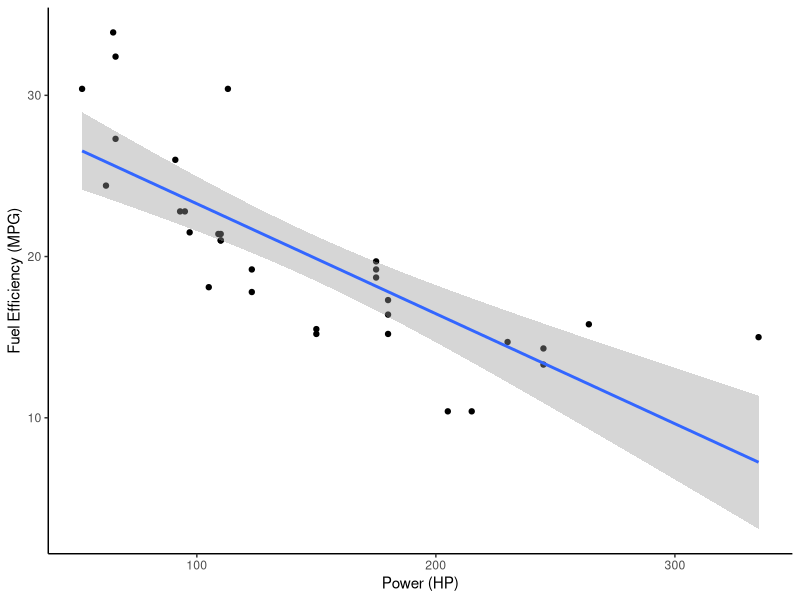
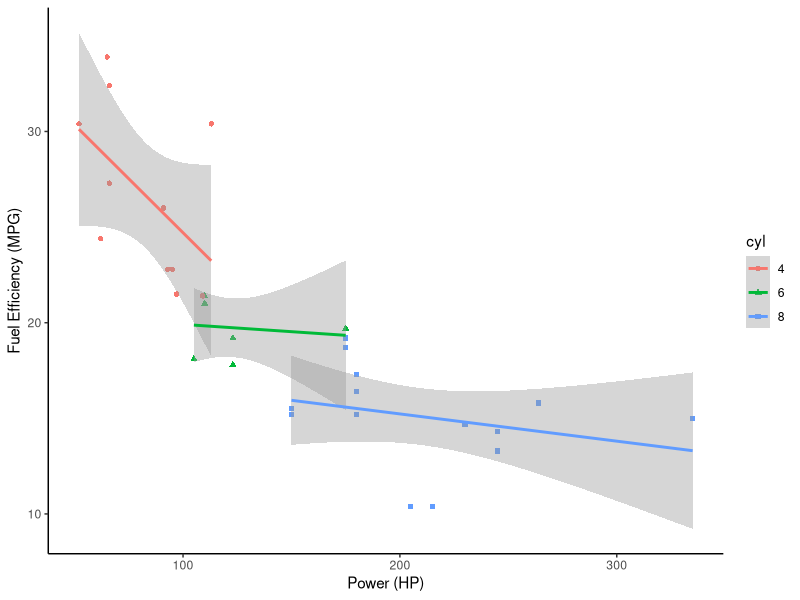
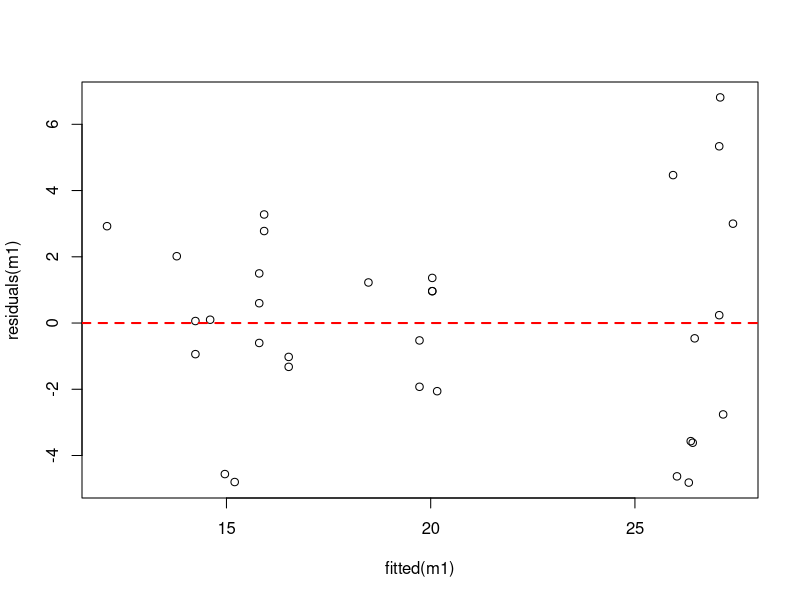
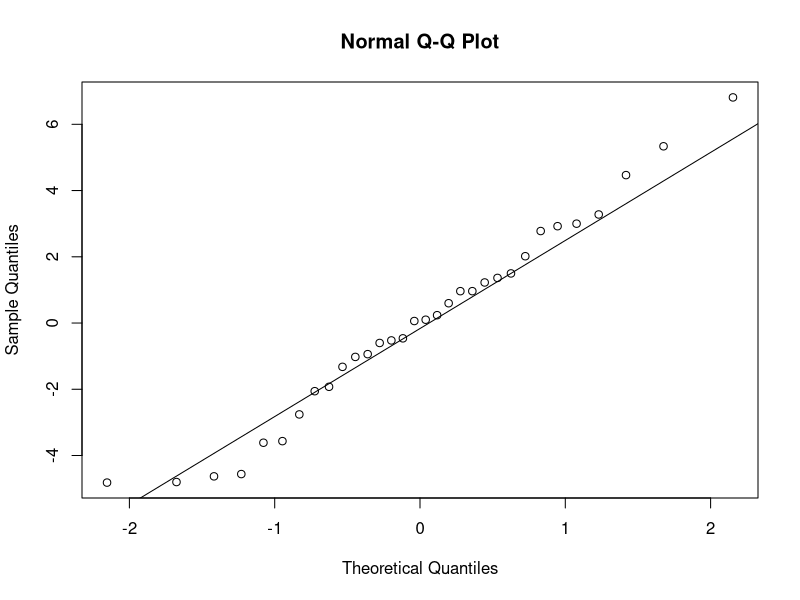
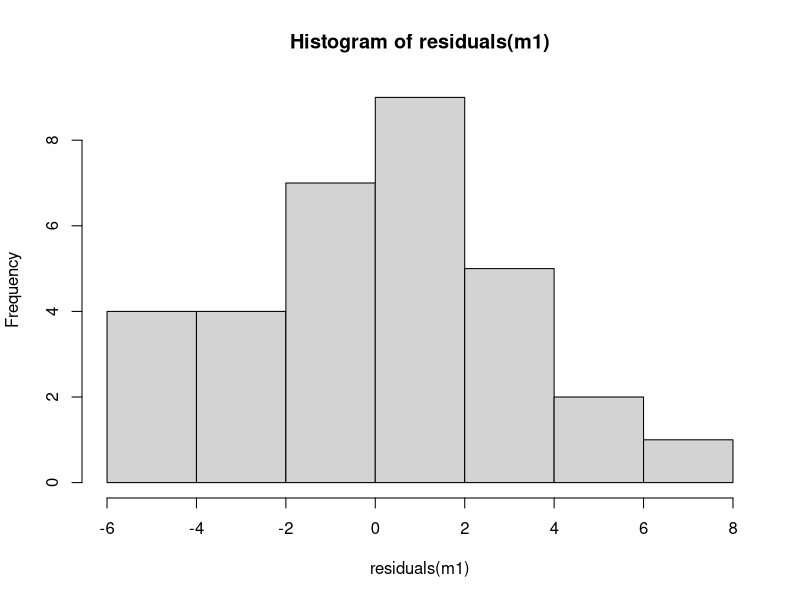
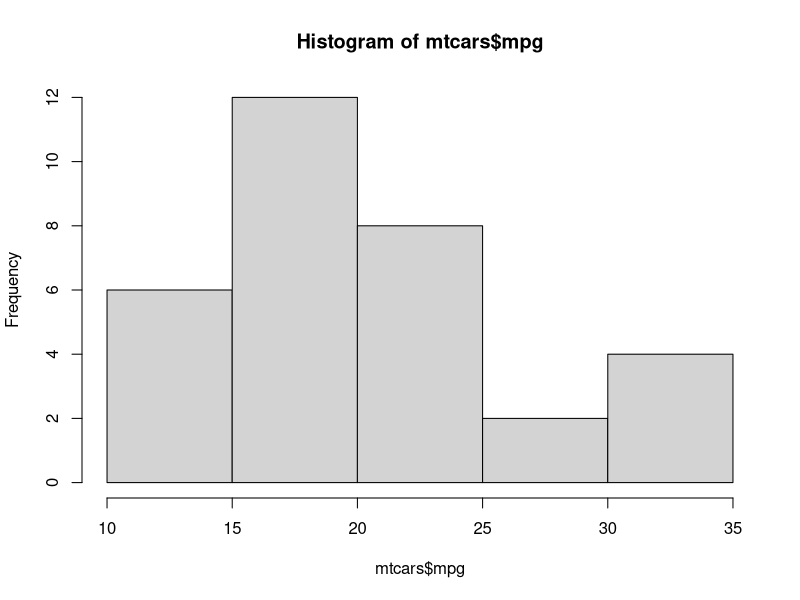
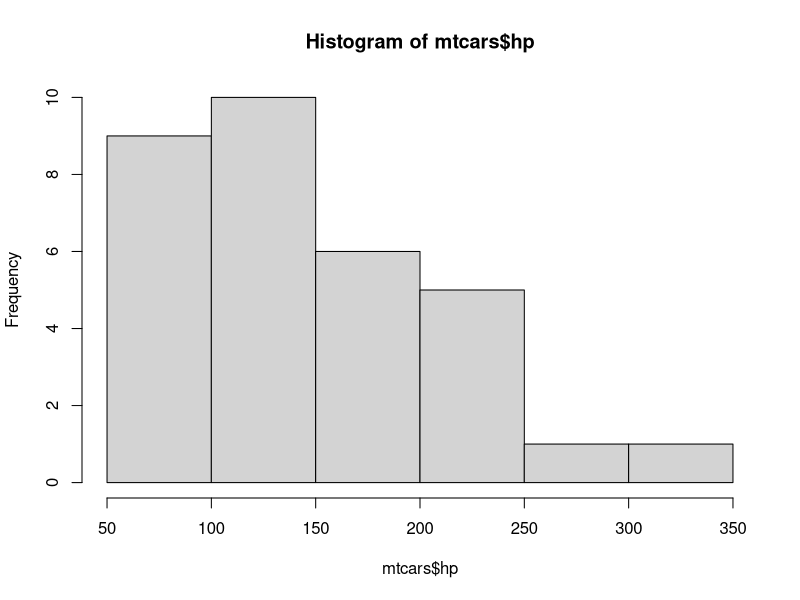
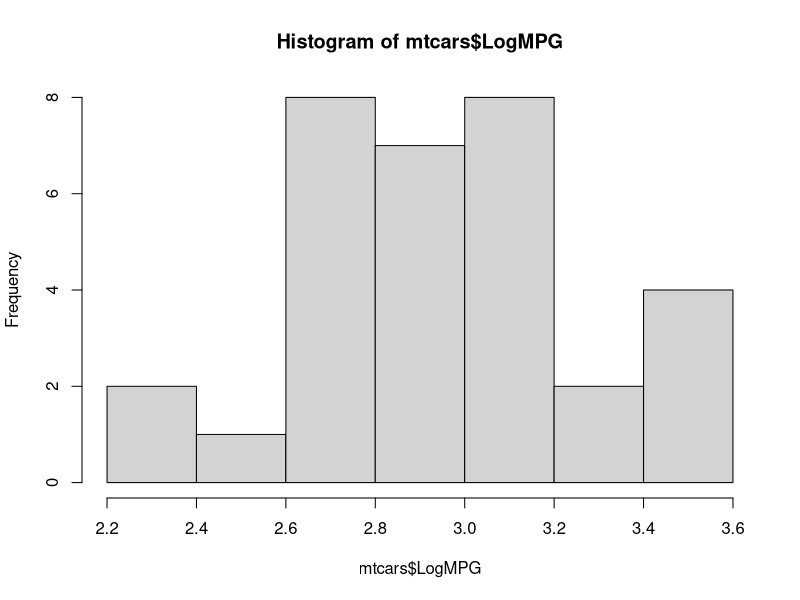

The R source for these figures, in order:
## ---- chunk 1
data(mtcars)

# Ensure that the number of cylinders is treated as a categorical (grouping) variable, 
# by converting it to a factor
mtcars$cyl <- factor(mtcars$cyl)
## ---- chunk 2
library(ggplot2)

ggplot(data = mtcars,mapping = aes(x=hp,y=mpg))+geom_point()+
  scale_x_continuous(name = "Power (HP)")+scale_y_continuous(name = "Fuel Efficiency (MPG)")+
  geom_smooth(method = "lm")+theme_classic()
## ---- chunk 3
ggplot(data = mtcars,mapping = aes(x=hp,y=mpg,col=cyl,shape=cyl))+geom_point()+
  scale_x_continuous(name = "Power (HP)")+scale_y_continuous(name = "Fuel Efficiency (MPG)")+
  geom_smooth(method = "lm")+theme_classic()
## ---- chunk 4
m1 <- lm(mtcars$mpg~mtcars$hp+mtcars$cyl)

summary(m1)
anova(m1)
## ---- chunk 5
plot(fitted(m1),residuals(m1)); abline(h=0,lty=2,lwd=2,col="red")
qqnorm(residuals(m1)); qqline(residuals(m1))
hist(residuals(m1))
## ---- chunk 6
hist(mtcars$mpg)
hist(mtcars$hp)
## ---- chunk 7
mtcars$LogMPG <- log(mtcars$mpg)
mtcars$LogHP <- log(mtcars$hp)

hist(mtcars$LogMPG)
hist(mtcars$LogHP)
## ---- chunk 8
m2 <- lm(mtcars$LogMPG~mtcars$LogHP+mtcars$cyl)

summary(m2)
anova(m2)
## ---- chunk 9
plot(fitted(m2),residuals(m2))
qqnorm(residuals(m2)); qqline(residuals(m2))
## ---- chunk 10
ggplot(data = mtcars,mapping = aes(x=hp,y=mpg,col=cyl,shape=cyl))+geom_point()+
  scale_x_continuous(name = "Power (HP)")+scale_y_continuous(name = "Fuel Efficiency (MPG)")+
  geom_smooth(method = "lm")+theme_classic()
## ---- chunk 11
# First, we can put an asterisk instead of a plus symbol between our variables:
m3 <- lm(mtcars$LogMPG~mtcars$LogHP*mtcars$cyl)
# Second, we can manually specify that we want to fit effects of power, number of
# cylinders, and their interaction, as follows:
m4 <- lm(mtcars$LogMPG~mtcars$LogHP+mtcars$cyl+mtcars$LogHP:mtcars$cyl)

summary(m3)
anova(m3)
## ---- chunk 12
plot(fitted(m3),residuals(m3))
qqnorm(residuals(m3)); qqline(residuals(m3))
